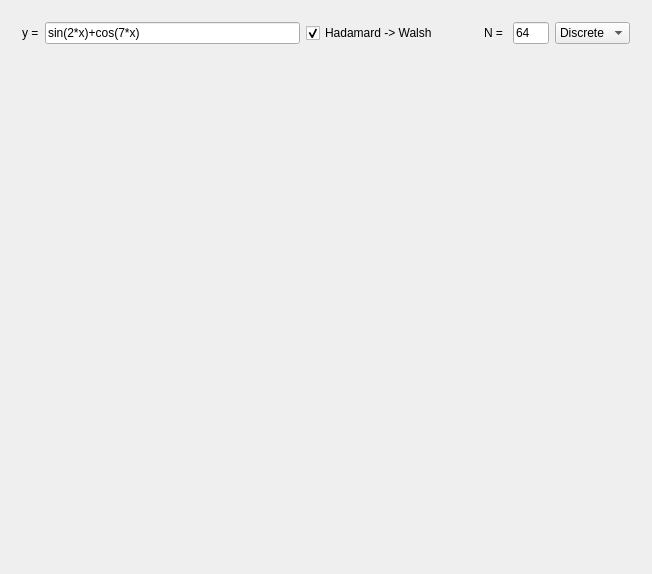
<?xml version="1.0" encoding="UTF-8"?>
<ui version="4.0">
 <class>MainWindow</class>
 <widget class="QMainWindow" name="MainWindow">
  <property name="geometry">
   <rect>
    <x>0</x>
    <y>0</y>
    <width>652</width>
    <height>574</height>
   </rect>
  </property>
  <property name="windowTitle">
   <string>Fourier Transform</string>
  </property>
  <widget class="QWidget" name="centralWidget">
   <layout class="QGridLayout" name="gridLayout" rowstretch="0,0,10,10,10">
    <item row="4" column="0">
     <widget class="QCustomPlot" name="resultGraph" native="true"/>
    </item>
    <item row="3" column="0">
     <widget class="QCustomPlot" name="walshGraph" native="true"/>
    </item>
    <item row="2" column="0">
     <widget class="QCustomPlot" name="sourceGraph" native="true"/>
    </item>
    <item row="1" column="0">
     <widget class="QWidget" name="widget" native="true">
      <layout class="QHBoxLayout" name="horizontalLayout" stretch="0,50,0,0,0,7,0">
       <item>
        <widget class="QLabel" name="label">
         <property name="text">
          <string>y =</string>
         </property>
        </widget>
       </item>
       <item>
        <widget class="QLineEdit" name="equationText">
         <property name="text">
          <string>sin(2*x)+cos(7*x)</string>
         </property>
        </widget>
       </item>
       <item>
        <widget class="QCheckBox" name="checkBox">
         <property name="text">
          <string>Hadamard -&gt; Walsh</string>
         </property>
         <property name="checked">
          <bool>true</bool>
         </property>
         <property name="tristate">
          <bool>false</bool>
         </property>
        </widget>
       </item>
       <item>
        <spacer name="horizontalSpacer">
         <property name="orientation">
          <enum>Qt::Horizontal</enum>
         </property>
         <property name="sizeHint" stdset="0">
          <size>
           <width>40</width>
           <height>20</height>
          </size>
         </property>
        </spacer>
       </item>
       <item>
        <widget class="QLabel" name="label_2">
         <property name="text">
          <string>N = </string>
         </property>
        </widget>
       </item>
       <item>
        <widget class="QLineEdit" name="sampleSizeText">
         <property name="text">
          <string>64</string>
         </property>
        </widget>
       </item>
       <item>
        <widget class="QComboBox" name="comboBox">
         <item>
          <property name="text">
           <string>Discrete</string>
          </property>
         </item>
         <item>
          <property name="text">
           <string>Fast</string>
          </property>
         </item>
        </widget>
       </item>
      </layout>
     </widget>
    </item>
   </layout>
  </widget>
 </widget>
 <layoutdefault spacing="6" margin="11"/>
 <customwidgets>
  <customwidget>
   <class>QCustomPlot</class>
   <extends>QWidget</extends>
   <header>qcustomplot.h</header>
   <container>1</container>
  </customwidget>
 </customwidgets>
 <resources/>
 <connections/>
</ui>
